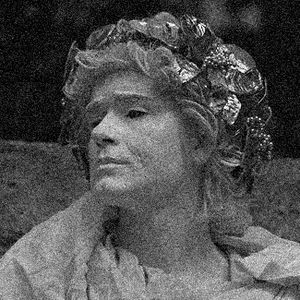
#> input picture week 4/noisy.jpg, 300 x 300 px
$ jupyter execute --allow-errors 'week 4(Remove Noise).ipynb'
#> lines starting #> are read from the running program, lines starting #| are printed output that depends on the picture
[cell 1]
import cv2
import numpy as np


img = cv2.imread('noisy.jpg')
#> img is the input picture: shape (300, 300, 3); min 0, max 255, mean 80.2
median = cv2.medianBlur(img,5)
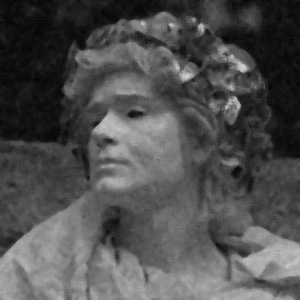
#> median: shape (300, 300, 3); min 4, max 217, mean 79.4
compare = np.concatenate((img,median), axis=1)
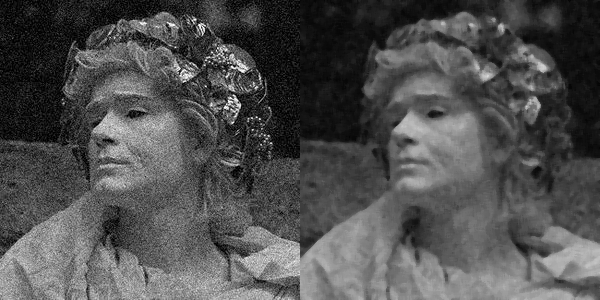
#> compare: shape (300, 600, 3); min 0, max 255, mean 79.8

cv2.imshow('img',compare)
cv2.waitKey(0)
#> (the rest of this cell did not finish here and is left out)

$ run again, with week 4/image.jpg copied over week 4/noisy.jpg
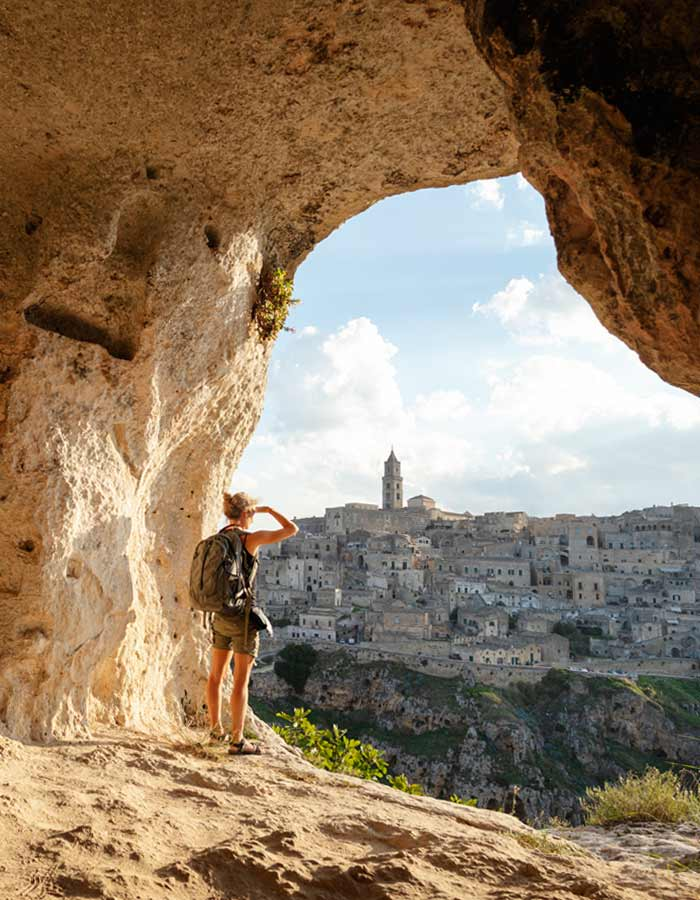
#> input picture week 4/image.jpg, 700 x 900 px
#> img is the input picture: shape (900, 700, 3); mean B, G, R 101.8, 124.4, 144.4
#> `compare = np.concatenate((img,median), axis=1)`:
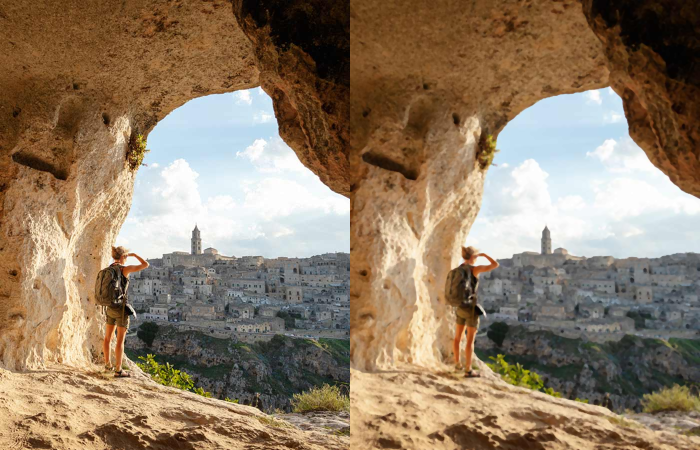
#> compare: shape (900, 1400, 3) (shown at 1/2 size); mean B, G, R 101.9, 124.6, 144.6

$ run again, with week 4/image_smoothing_08.11.2022.png saved as week 4/noisy.jpg
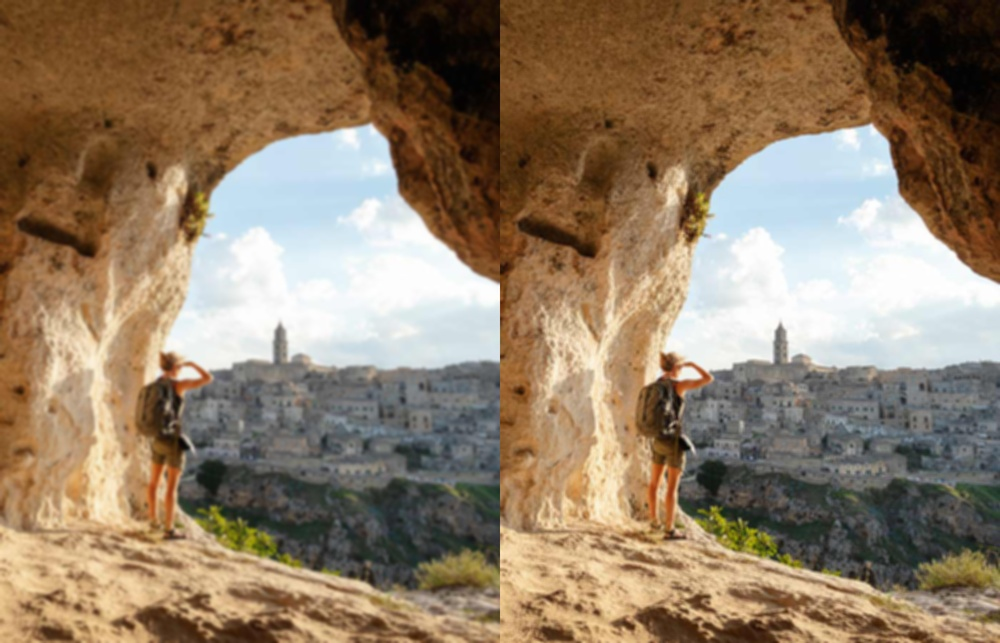
#> input picture week 4/image_smoothing_08.11.2022.png, 1000 x 643 px, shrunk from 1400 x 900 before the run
#> img is the input picture: shape (643, 1000, 3); mean B, G, R 101.9, 124.6, 144.5
#> `compare = np.concatenate((img,median), axis=1)`:
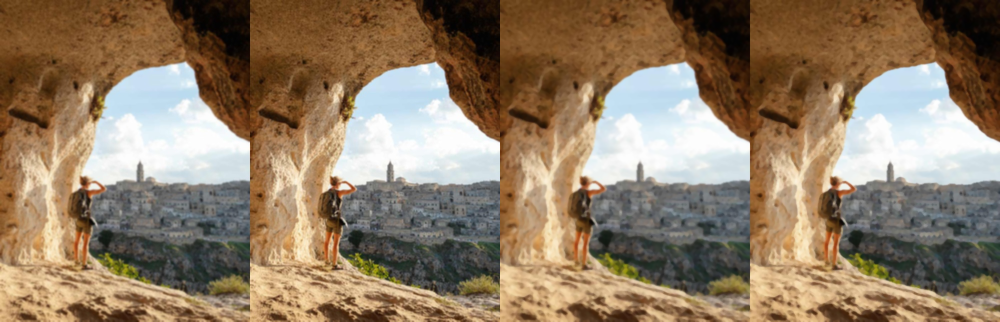
#> compare: shape (643, 2000, 3) (shown at 1/2 size); mean B, G, R 102, 124.7, 144.6
